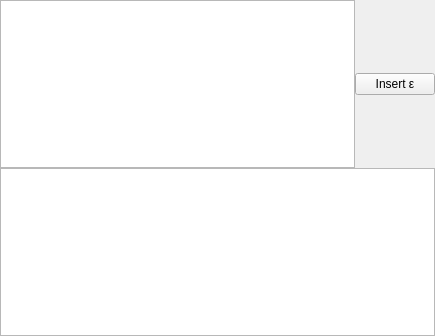
<?xml version="1.0" encoding="UTF-8"?>
<ui version="4.0">
 <class>RegExpWidget</class>
 <widget class="QWidget" name="RegExpWidget">
  <property name="geometry">
   <rect>
    <x>0</x>
    <y>0</y>
    <width>435</width>
    <height>336</height>
   </rect>
  </property>
  <property name="sizePolicy">
   <sizepolicy hsizetype="Expanding" vsizetype="Expanding">
    <horstretch>0</horstretch>
    <verstretch>0</verstretch>
   </sizepolicy>
  </property>
  <property name="windowTitle">
   <string>Form</string>
  </property>
  <layout class="QVBoxLayout" name="verticalLayout">
   <property name="spacing">
    <number>0</number>
   </property>
   <property name="leftMargin">
    <number>0</number>
   </property>
   <property name="topMargin">
    <number>0</number>
   </property>
   <property name="rightMargin">
    <number>0</number>
   </property>
   <property name="bottomMargin">
    <number>0</number>
   </property>
   <item>
    <layout class="QHBoxLayout" name="horizontalLayout">
     <property name="spacing">
      <number>0</number>
     </property>
     <item>
      <widget class="RegExpTextEdit" name="regExpTextEdit"/>
     </item>
     <item>
      <widget class="QPushButton" name="pushButton">
       <property name="text">
        <string>Insert ε</string>
       </property>
      </widget>
     </item>
    </layout>
   </item>
   <item>
    <widget class="QTreeView" name="treeView">
     <property name="styleSheet">
      <string notr="true"> QTreeView::branch:has-siblings:!adjoins-item {
     border-image: url(:/reg_exp/reg_exp/pictures/vline.png) 2;
 }

 QTreeView::branch:has-siblings:adjoins-item {
     border-image: url(:/reg_exp/reg_exp/pictures/branch-more.png) 2;
 }

 QTreeView::branch:!has-children:!has-siblings:adjoins-item {
     border-image: url(:/reg_exp/reg_exp/pictures/branch-end.png) url(:/reg_exp/reg_exp/pictures/branch-end.png) url(:/reg_exp/reg_exp/pictures/branch-end.png) url(:/reg_exp/reg_exp/pictures/branch-end.png);
 }

 QTreeView::branch:has-children:!has-siblings:closed,
 QTreeView::branch:closed:has-children:has-siblings {
         border-image: none;
         image: url(:/reg_exp/reg_exp/pictures/branch-closed.png);
 }

 QTreeView::branch:open:has-children:!has-siblings,
 QTreeView::branch:open:has-children:has-siblings  {
         border-image: none;
         image: url(:/reg_exp/reg_exp/pictures/branch-open.png);
 }</string>
     </property>
     <property name="showDropIndicator" stdset="0">
      <bool>false</bool>
     </property>
     <property name="autoExpandDelay">
      <number>1</number>
     </property>
     <property name="indentation">
      <number>50</number>
     </property>
     <property name="rootIsDecorated">
      <bool>true</bool>
     </property>
     <property name="itemsExpandable">
      <bool>true</bool>
     </property>
     <property name="animated">
      <bool>true</bool>
     </property>
     <property name="allColumnsShowFocus">
      <bool>true</bool>
     </property>
     <property name="wordWrap">
      <bool>false</bool>
     </property>
     <property name="expandsOnDoubleClick">
      <bool>true</bool>
     </property>
     <attribute name="headerVisible">
      <bool>false</bool>
     </attribute>
    </widget>
   </item>
  </layout>
 </widget>
 <customwidgets>
  <customwidget>
   <class>RegExpTextEdit</class>
   <extends>QTextEdit</extends>
   <header>reg_exp/regextextedit.h</header>
  </customwidget>
 </customwidgets>
 <resources/>
 <connections/>
</ui>
